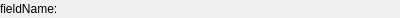
<?xml version="1.0" encoding="UTF-8"?>
<ui version="4.0">
 <class>pluginField</class>
 <widget class="QWidget" name="pluginField">
  <property name="geometry">
   <rect>
    <x>0</x>
    <y>0</y>
    <width>400</width>
    <height>18</height>
   </rect>
  </property>
  <property name="windowTitle">
   <string>Form</string>
  </property>
  <layout class="QHBoxLayout" name="horizontalLayout">
   <property name="margin">
    <number>0</number>
   </property>
   <item>
    <widget class="QLabel" name="fieldName">
     <property name="sizePolicy">
      <sizepolicy hsizetype="Maximum" vsizetype="Preferred">
       <horstretch>0</horstretch>
       <verstretch>0</verstretch>
      </sizepolicy>
     </property>
     <property name="text">
      <string>fieldName:</string>
     </property>
    </widget>
   </item>
   <item>
    <widget class="QWidget" name="fieldWidget" native="true">
     <property name="sizePolicy">
      <sizepolicy hsizetype="MinimumExpanding" vsizetype="Preferred">
       <horstretch>0</horstretch>
       <verstretch>0</verstretch>
      </sizepolicy>
     </property>
    </widget>
   </item>
  </layout>
 </widget>
 <resources/>
 <connections/>
</ui>
